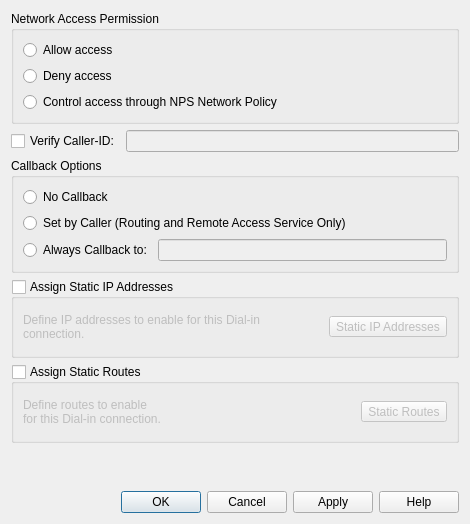
<?xml version="1.0" encoding="UTF-8"?>
<ui version="4.0">
 <class>Form</class>
 <widget class="QWidget" name="Form">
  <property name="geometry">
   <rect>
    <x>0</x>
    <y>0</y>
    <width>516</width>
    <height>0</height>
   </rect>
  </property>
  <property name="windowTitle">
   <string>Form</string>
  </property>
  <layout class="QGridLayout" name="gridLayout_5">
   <item row="1" column="0">
    <widget class="QCheckBox" name="verifyCallerIDCheckBox">
     <property name="text">
      <string>Verify Caller-ID:</string>
     </property>
    </widget>
   </item>
   <item row="3" column="0" colspan="2">
    <widget class="QGroupBox" name="staticIPGroupBox">
     <property name="enabled">
      <bool>true</bool>
     </property>
     <property name="title">
      <string>Assign Static IP Addresses</string>
     </property>
     <property name="checkable">
      <bool>true</bool>
     </property>
     <property name="checked">
      <bool>false</bool>
     </property>
     <layout class="QGridLayout" name="gridLayout_2">
      <item row="0" column="1">
       <spacer name="horizontalSpacer">
        <property name="orientation">
         <enum>Qt::Horizontal</enum>
        </property>
        <property name="sizeHint" stdset="0">
         <size>
          <width>20</width>
          <height>38</height>
         </size>
        </property>
       </spacer>
      </item>
      <item row="0" column="0">
       <widget class="QLabel" name="defineIPLabel">
        <property name="text">
         <string>Define IP addresses to enable for this Dial-in connection.</string>
        </property>
        <property name="wordWrap">
         <bool>true</bool>
        </property>
       </widget>
      </item>
      <item row="0" column="2">
       <widget class="QToolButton" name="staticIPToolButton">
        <property name="text">
         <string>Static IP Addresses</string>
        </property>
       </widget>
      </item>
     </layout>
    </widget>
   </item>
   <item row="5" column="0" colspan="2">
    <spacer name="verticalSpacer_3">
     <property name="orientation">
      <enum>Qt::Vertical</enum>
     </property>
     <property name="sizeHint" stdset="0">
      <size>
       <width>448</width>
       <height>42</height>
      </size>
     </property>
    </spacer>
   </item>
   <item row="2" column="0" colspan="2">
    <widget class="QGroupBox" name="callbackOptionsGroupBox">
     <property name="title">
      <string>Callback Options</string>
     </property>
     <layout class="QGridLayout" name="gridLayout">
      <item row="0" column="0">
       <widget class="QRadioButton" name="noCallbackRadioButton">
        <property name="text">
         <string>No Callback</string>
        </property>
       </widget>
      </item>
      <item row="1" column="0" colspan="2">
       <widget class="QRadioButton" name="setByCallerRadioButton">
        <property name="text">
         <string>Set by Caller (Routing and Remote Access Service Only)</string>
        </property>
       </widget>
      </item>
      <item row="2" column="0">
       <widget class="QRadioButton" name="alwaysCallbackToRadioButton">
        <property name="text">
         <string>Always Callback to:</string>
        </property>
       </widget>
      </item>
      <item row="2" column="1">
       <widget class="QLineEdit" name="allwaysCallbackToLineEdit">
        <property name="enabled">
         <bool>false</bool>
        </property>
       </widget>
      </item>
     </layout>
    </widget>
   </item>
   <item row="6" column="0" colspan="2">
    <widget class="QDialogButtonBox" name="dialogButtonBox">
     <property name="standardButtons">
      <set>QDialogButtonBox::Apply|QDialogButtonBox::Cancel|QDialogButtonBox::Help|QDialogButtonBox::Ok</set>
     </property>
    </widget>
   </item>
   <item row="1" column="1">
    <widget class="QLineEdit" name="verifyCallerIDLineEdit">
     <property name="enabled">
      <bool>false</bool>
     </property>
     <property name="frame">
      <bool>true</bool>
     </property>
     <property name="dragEnabled">
      <bool>false</bool>
     </property>
     <property name="readOnly">
      <bool>false</bool>
     </property>
     <property name="clearButtonEnabled">
      <bool>false</bool>
     </property>
    </widget>
   </item>
   <item row="0" column="0" colspan="2">
    <widget class="QGroupBox" name="networkAccessGroupBox">
     <property name="title">
      <string>Network Access Permission</string>
     </property>
     <layout class="QFormLayout" name="formLayout">
      <item row="0" column="0">
       <widget class="QRadioButton" name="accessAllowRadioButton">
        <property name="text">
         <string>Allow access</string>
        </property>
       </widget>
      </item>
      <item row="1" column="0">
       <widget class="QRadioButton" name="accessDenyRadioButton">
        <property name="text">
         <string>Deny access</string>
        </property>
       </widget>
      </item>
      <item row="2" column="0">
       <widget class="QRadioButton" name="accessControlRadioButton">
        <property name="text">
         <string>Control access through NPS Network Policy</string>
        </property>
       </widget>
      </item>
     </layout>
    </widget>
   </item>
   <item row="4" column="0" colspan="2">
    <widget class="QGroupBox" name="staticRoutesGroupBox">
     <property name="title">
      <string>Assign Static Routes</string>
     </property>
     <property name="checkable">
      <bool>true</bool>
     </property>
     <property name="checked">
      <bool>false</bool>
     </property>
     <layout class="QGridLayout" name="gridLayout_3">
      <item row="0" column="1">
       <spacer name="horizontalSpacer_2">
        <property name="orientation">
         <enum>Qt::Horizontal</enum>
        </property>
        <property name="sizeHint" stdset="0">
         <size>
          <width>180</width>
          <height>38</height>
         </size>
        </property>
       </spacer>
      </item>
      <item row="0" column="0">
       <widget class="QLabel" name="defineRoutesLabel">
        <property name="text">
         <string>Define routes to enable for this Dial-in connection.</string>
        </property>
        <property name="wordWrap">
         <bool>true</bool>
        </property>
       </widget>
      </item>
      <item row="0" column="2">
       <widget class="QToolButton" name="staticRoutesToolButton">
        <property name="text">
         <string>Static Routes</string>
        </property>
       </widget>
      </item>
     </layout>
    </widget>
   </item>
  </layout>
 </widget>
 <resources/>
 <connections>
  <connection>
   <sender>verifyCallerIDCheckBox</sender>
   <signal>toggled(bool)</signal>
   <receiver>verifyCallerIDLineEdit</receiver>
   <slot>setEnabled(bool)</slot>
   <hints>
    <hint type="sourcelabel">
     <x>74</x>
     <y>161</y>
    </hint>
    <hint type="destinationlabel">
     <x>326</x>
     <y>161</y>
    </hint>
   </hints>
  </connection>
  <connection>
   <sender>alwaysCallbackToRadioButton</sender>
   <signal>toggled(bool)</signal>
   <receiver>allwaysCallbackToLineEdit</receiver>
   <slot>setEnabled(bool)</slot>
   <hints>
    <hint type="sourcelabel">
     <x>97</x>
     <y>290</y>
    </hint>
    <hint type="destinationlabel">
     <x>337</x>
     <y>290</y>
    </hint>
   </hints>
  </connection>
 </connections>
</ui>
